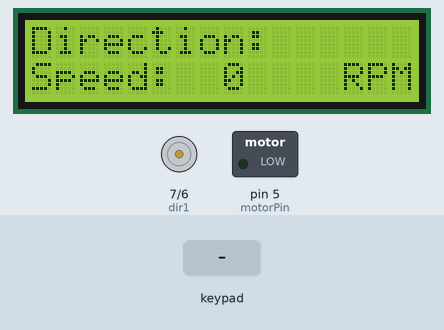
The sketch below on a simulated Arduino Uno, built with avr-gcc and run on an emulated ATmega328P. Parts: 16×2 character LCD, motor-driver pin pairs drawn as motors (green arrow = first pin HIGH = forward, orange = second pin HIGH = backward, longer = more drive), switched loads named in the sketch (green lamp = pin HIGH). The inputs (shaded band) are chosen by the test bench.

Above: at 1.2 s.
1.3 s: key 'a' pressed
At 2.2 s:
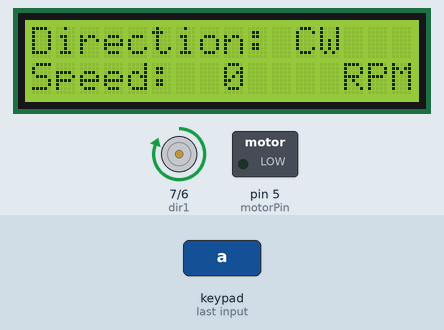
2.8 s: key 'b' pressed
At 3.4 s:
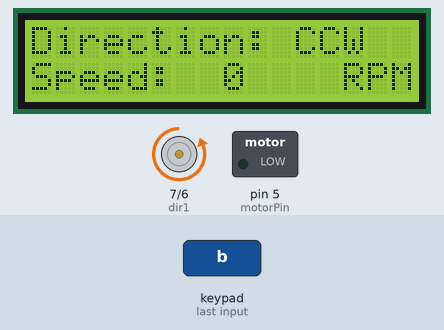
Timing chart, 0 to 5.8 s (numbered marks = the images above; inputs shaded):
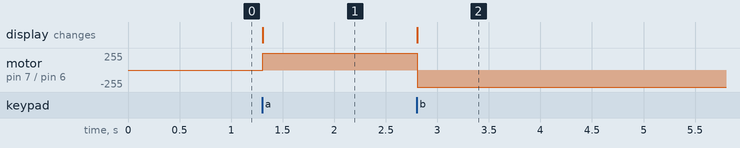

Measured:
- after the input at 1.3 s, motor on pin 7 (dir1) / pin 6 (dir2): stopped → forward 255/255 at once; the display: changes at once (image 1)
- after the input at 2.8 s, motor on pin 7 (dir1) / pin 6 (dir2): forward 255/255 → backward 255/255 at once; the display: changes at once (image 2)

The sketch:

projectcode.ino
```cpp
#include <Keypad.h>
#include <LiquidCrystal.h>
LiquidCrystal lcd(13, 12, 11, 10, 9, 8);
bool num=false;
int speed=0;
const int MaxRPM = 192;
char dirlcd1=' ';
char dirlcd2=' ';
char dirlcd3=' ';
char splcd1=' ';
char splcd2=' ';
char splcd3=' ';
char rpm1=' ';
char rpm2=' ';
char rpm3=' ';
int rpmsp1;
int rpmsp2;
int rpmsp3;
int motorPin=5;
int dir1=7;
int dir2=6;
const byte Rows= 4;
const byte Cols= 4;
char keymap[Rows][Cols]= {
{'7', '8', '9', 'a'},
{'4', '5', '6', 'b'},
{'1', '2', '3', '-'},
{'o', '0', '=', '+'} };
byte rowPins[Rows]= {3,2,1,0};
byte colPins[Cols]= {A5,A4,A3,A2};
Keypad keypad = Keypad( makeKeymap(keymap), rowPins, colPins, 4, 4);
void setup() {
lcd.begin(16,2);
  lcd.setCursor(0,0);
  lcd.print("Direction:");
  lcd.setCursor(0,1);
  lcd.print("Speed:");
  lcd.setCursor(13,1);
  lcd.print("RPM");
pinMode (dir1, OUTPUT);
pinMode (dir2, OUTPUT);
pinMode (motorPin, OUTPUT);
}

void loop() {
  char key = keypad.getKey();

if (key=='o')
{
rpm1=' ';
rpm2=' ';
rpm3=' ';
while (key != '=' )
{
key=keypad.getKey();
if (key == '0' || key == '1' || key == '2' || key == '3' || key == '4' || key == '5' || key == '6' || key == '7' || key == '8' || key == '9')
  num=true;
else
 num=false;
if (rpm1 == ' ' && num)
{
rpm1=key;
}
else if (rpm2 == ' ' && num)
{
rpm2=key;
}
else if (rpm3 == ' ' && num)
{
rpm3=key;
}
}
}

rpmsp1=rpm1-'0';
rpmsp2=rpm2-'0';
rpmsp3=rpm3-'0';
speed=rpmsp1*100+rpmsp2*10+rpmsp3;
if (rpm3 == ' ')
{
 speed=rpmsp1*10+rpmsp2;
}
if (rpm2 == ' ')
{
  speed=rpmsp1;
}

if (rpm1 == ' ')
{rpm1='0';
speed=0;
}
if (speed > MaxRPM)
{
speed=0;
splcd1='0';
splcd2='0';
splcd3='0';
}
else
{splcd3=rpm3;
splcd2=rpm2;
splcd1=rpm1;
}
char direction=key;
if (direction == 'a')
{
digitalWrite (dir1, HIGH);
digitalWrite (dir2, LOW);
dirlcd1='C';
dirlcd2='W';
dirlcd3=' ';
}
else if (direction=='b')
{
digitalWrite (dir1, LOW);
digitalWrite (dir2, HIGH);
dirlcd1='C';
dirlcd2='C';
dirlcd3='W';
}
speed=map(speed, 0, MaxRPM, 0, 255);
analogWrite(motorPin, speed);
  lcd.setCursor(8, 1);
{  lcd.print(splcd1);
lcd.print(splcd2);
lcd.print(splcd3);
}
  lcd.setCursor(11,0);
{
  lcd.print(dirlcd1);
lcd.print(dirlcd2);
lcd.print(dirlcd3);

}
}
```
